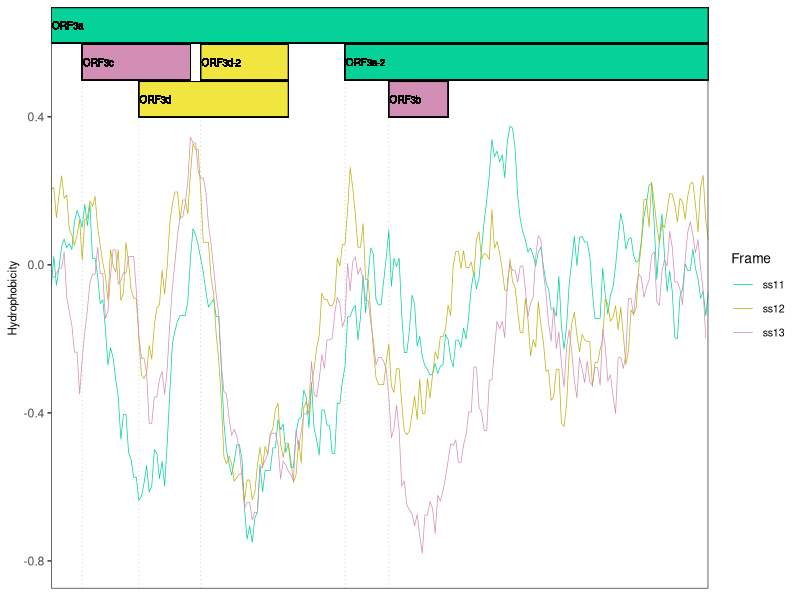
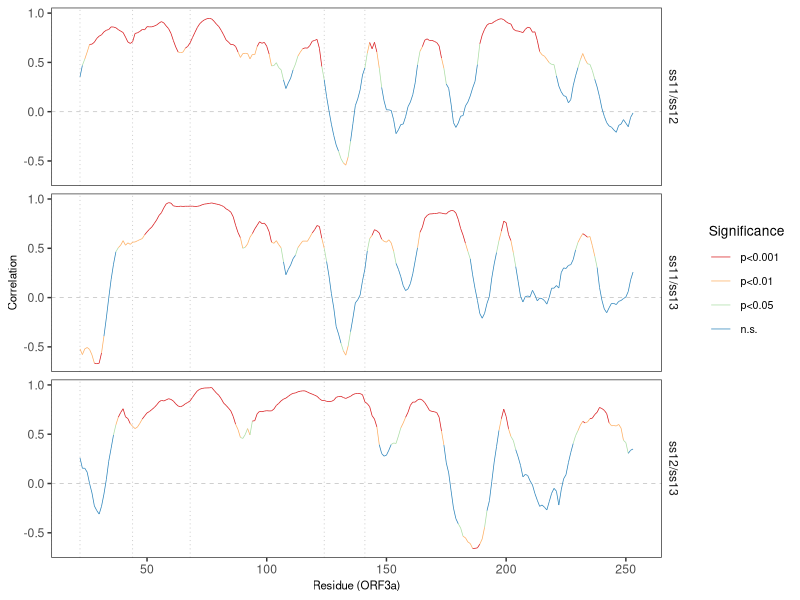
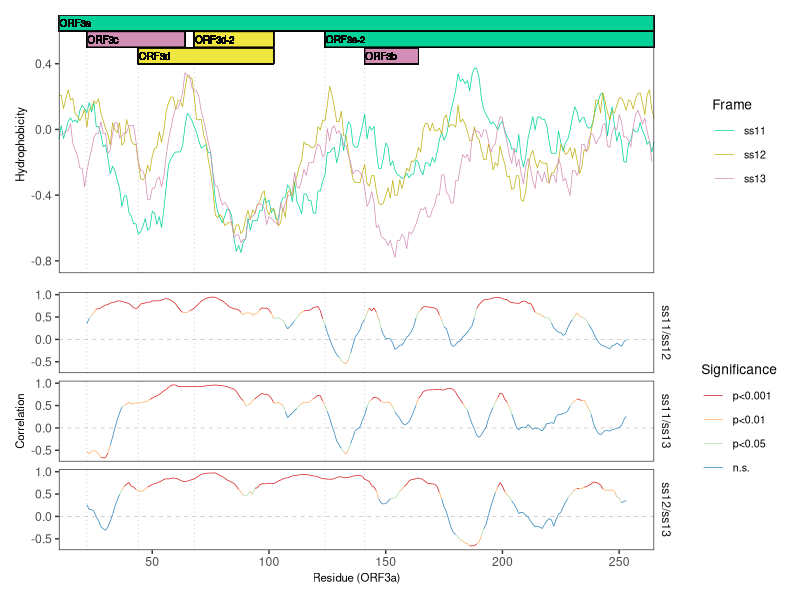
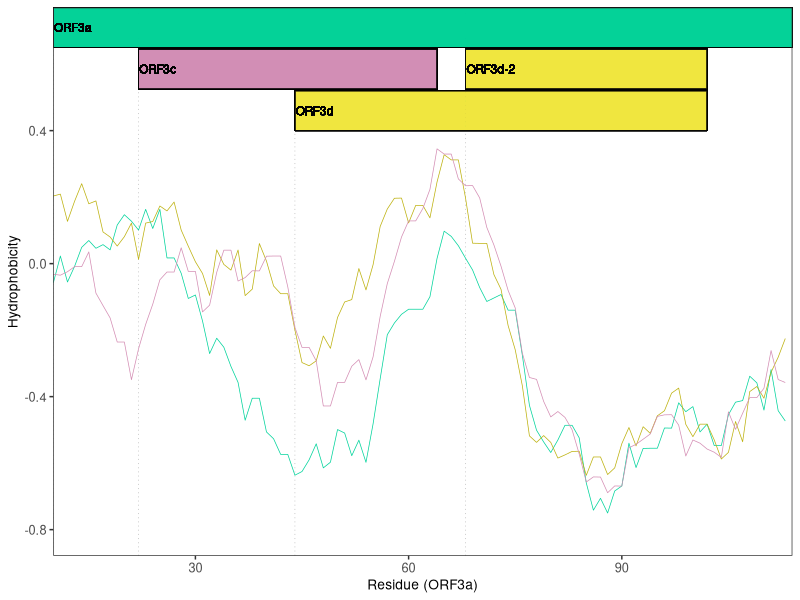

Recreate these plots in R, in order. (Note: this script raises an error after producing the figures.)
### SARS-CoV-2 ORF3a hydrophobicity

library(patchwork)
library(RColorBrewer)
library(scales)
library(tidyverse)


# set working directory
setwd("/Users/cwnelson88/scripts_NGS/SARS-CoV-2-ORF3d/")

# Import, for frames 3a(ss11), 3d(ss12), and 3c(ss13) respectively; trailing columns are meaningless
hydroph_data <- read_csv("data/hydrophobicity_profiles_ORF3a.csv")
names(hydroph_data) <- c('position', 'ss11', 'ss12', 'ss13')
hydroph_data

# Convert to LONG
(hydroph_data_LONG <- hydroph_data %>%
    pivot_longer(cols = c('ss11', 'ss12', 'ss13'), names_to = "frame", values_to = "hydrophobicity"))


# Distribution of x data?
summary(hydroph_data_LONG$position) 
#Min. 1st Qu.  Median    Mean 3rd Qu.    Max. 
#10.00   73.75  137.50  137.50  201.25  265.00 

# Dsibtribution of y data?
summary(hydroph_data_LONG$hydrophobicity)
#Min.  1st Qu.   Median     Mean  3rd Qu.     Max.     NA's 
#-0.77905 -0.34929 -0.13714 -0.16982  0.01571  0.37429        1 

### SLIDING WINDOW FOR INTER-PAIR CORRELATIONS
WIN_SIZE <- 25

# initialize data frame
hydro_corr_results <- data.frame(frame_1 = character(), frame_2 = character(), position = integer(), r = numeric(), p = numeric())

# loop
for(this_frame_1 in unique(hydroph_data_LONG$frame)) {
  #this_frame_1 <- "ss12"
  
  for(this_frame_2 in unique(hydroph_data_LONG$frame)) {
    #this_frame_2 <- "ss13"
    
    if(this_frame_1 != this_frame_2) {
      
      frame_1_data <- filter(hydroph_data_LONG, frame == this_frame_1)
      frame_1_data <- arrange(frame_1_data, position)
      frame_2_data <- filter(hydroph_data_LONG, frame == this_frame_2)
      frame_2_data <- arrange(frame_2_data, position)
      
      if(all(frame_1_data$position == frame_2_data$position)) {
        
        for(i in sort(unique(frame_1_data$position))) {
          #i <- 10
          #cat(i, " ")
          
          max_i <- i + WIN_SIZE - 1
          
          if(max_i <= max(unique(frame_1_data$position))) {
            
            # Extract window; analyze
            frame_1_values <- frame_1_data[frame_1_data$position >= i & frame_1_data$position <= (i + WIN_SIZE - 1), ]$hydrophobicity
            frame_2_values <- frame_2_data[frame_2_data$position >= i & frame_2_data$position <= (i + WIN_SIZE - 1), ]$hydrophobicity
            
            # Determine correlation
            corr_result <- cor.test(frame_1_values, frame_2_values, method = "spearman")
            corr_result_r <- as.vector(corr_result$estimate)
            corr_result_P <- as.vector(corr_result$p.value)
            
            # temp data frame from addition
            hydro_corr_results_NEW <- data.frame(frame_1 = c(this_frame_1), frame_2 = c(this_frame_2), position = c(i), 
                                                 r = c(corr_result_r), p = c(corr_result_P))
            
            # Add to data frame
            hydro_corr_results <- rbind(hydro_corr_results, hydro_corr_results_NEW)
          }
        }
      }
    }
  }
}


# SAVE
#write_tsv(hydro_corr_results, "data/hydrophobicity_profiles_ORF3a_corr.tsv")

############################################################################################################
# Reload
hydro_corr_results <- read_tsv("data/hydrophobicity_profiles_ORF3a_corr.tsv")

# add center
hydro_corr_results$window_center <- ((hydro_corr_results$position) + (hydro_corr_results$position + WIN_SIZE - 1)) / 2

# add comparison
hydro_corr_results$comparison <- paste0(hydro_corr_results$frame_1, '/', hydro_corr_results$frame_2)

# add significance level
hydro_corr_results$significance <- "n.s."
hydro_corr_results[hydro_corr_results$p < 0.05, ]$significance <- "*"
hydro_corr_results[hydro_corr_results$p < 0.01, ]$significance <- "**"
hydro_corr_results[hydro_corr_results$p < 0.001, ]$significance <- "***"
hydro_corr_results$significance <- factor(hydro_corr_results$significance, levels = c('***', '**', '*', "n.s."),
                                          labels = c("p<0.001", "p<0.01", "p<0.05", "n.s."))

############################################################################################################
### PLOT for HYDROPHOBICITY of the ORF3a/ORF3c/ORF3d OLG region frames ###
(hydroph_data_LONG_PLOT <- ggplot(data = filter(hydroph_data_LONG, ! is.na(hydrophobicity)),
                                  mapping = aes(x = position, y = hydrophobicity, color = frame)) +
   
   # ORF3b
   geom_vline(xintercept = 141, linetype = "dotted", color = "grey", size = 0.25) +
   geom_rect(mapping = aes(xmin = 141, xmax = 164, ymin = 0.4, ymax = 0.495), color = 'black', size = rel(0.25), fill = "#D48EB4", alpha = 0.1, inherit.aes = FALSE) + 
   geom_text(mapping = aes(x = 141, y = (0.4 + 0.495) / 2), color = 'black', hjust = -0.02, vjust = 0.5, size = rel(2.5), label = "ORF3b") + # fontface = 'italic', 
   
   # ORF3a-2
   geom_vline(xintercept = 124, linetype = "dotted", color = "grey", size = 0.25) +
   geom_rect(mapping = aes(xmin = 124, xmax = Inf, ymin = 0.5, ymax = 0.595), color = 'black', size = rel(0.25), fill = "#00D39B", alpha = 0.1, inherit.aes = FALSE) + 
   geom_text(mapping = aes(x = 124, y = (0.5 + 0.595) / 2), color = 'black', hjust = -0.02, vjust = 0.5, size = rel(2.5), label = "ORF3a-2") + 
   
   # ORF3d-2
   geom_vline(xintercept = 68, linetype = "dotted", color = "grey", size = 0.25) +
   geom_rect(mapping = aes(xmin = 68, xmax = 102, ymin = 0.5, ymax = 0.595), color = 'black', size = rel(0.25), fill = "#F0E442", alpha = 0.1, inherit.aes = FALSE) + 
   geom_text(mapping = aes(x = 68, y = (0.5 + 0.595) / 2), color = 'black', hjust = -0.02, vjust = 0.5, size = rel(2.5), label = "ORF3d-2") + 
   
   # ORF3d
   geom_vline(xintercept = 44, linetype = "dotted", color = "grey", size = 0.25) +
   geom_rect(mapping = aes(xmin = 44, xmax = 102, ymin = 0.4, ymax = 0.495), color = 'black', size = rel(0.25), fill = "#F0E442", alpha = 0.1, inherit.aes = FALSE) + 
   geom_text(mapping = aes(x = 44, y = (0.4 + 0.495) / 2), color = 'black', hjust = -0.02, vjust = 0.5, size = rel(2.5), label = "ORF3d") + 
   
   # ORF3c
   geom_vline(xintercept = 22, linetype = "dotted", color = "grey", size = 0.25) +
   geom_rect(mapping = aes(xmin = 22, xmax = 64, ymin = 0.5, ymax = 0.595), color = 'black', size = rel(0.25), fill = "#D48EB4", alpha = 0.1, inherit.aes = FALSE) + 
   geom_text(mapping = aes(x = 22, y = (0.5 + 0.595) / 2), color = 'black', hjust = -0.02, vjust = 0.5, size = rel(2.5), label = "ORF3c") + 
   
   # ORF3a
   geom_vline(xintercept = -Inf, linetype = "dotted", color = "grey", size = 0.25) +
   geom_rect(mapping = aes(xmin = -Inf, xmax = Inf, ymin = 0.6, ymax = 0.695), color = 'black', size = rel(0.25), fill = "#00D39B", alpha = 0.1, inherit.aes = FALSE) + 
   geom_text(mapping = aes(x = -Inf, y = (0.6 + 0.695) / 2), color = 'black', hjust = -0.02, vjust = 0.5, size = rel(2.5), label = "ORF3a") + 
   
   # DATA
   geom_line(size = rel(0.25)) +
   
   xlab("Residue (ORF3a)") +
   ylab("Hydrophobicity") +
   theme_bw() +
   theme(panel.grid = element_blank(),
         axis.title = element_text(size = rel(0.75)),
         legend.title = element_text(size = rel(0.9)),
         legend.text = element_text(size = rel(0.7)),
         strip.background = element_blank(),
         axis.ticks.y.right = element_blank(),
         axis.text.y.right = element_blank(),
         axis.text.x = element_blank(),
         axis.ticks.x = element_blank(),
         axis.title.x = element_blank()
   ) +
   scale_color_manual(values = c("#00D39B", "#BDB10F", "#D48EB4"), name = "Frame") + 
   scale_fill_manual(values = c("#00D39B", "#BDB10F", "#D48EB4"), name = "Frame") +
   scale_x_continuous(limits = c(min(hydroph_data_LONG$position), max(hydroph_data_LONG$position)), expand = expand_scale(mult = c(0, 0))) +
   scale_y_continuous(limits = c(-0.8, 0.695), breaks = c(-0.8, -0.4, 0, 0.4), expand = expand_scale(mult = c(0.05, 0)))) 


############################################################################################################
### PLOT for CORRELATION

(hydroph_corr_results_PLOT <- ggplot(data = filter(hydro_corr_results, comparison %in% c('ss11/ss12', 'ss11/ss13', 'ss12/ss13')),
                                     mapping = aes(x = window_center, y = r, color = significance, group = 1)) +
   
   # ORF3b
   geom_vline(xintercept = 141, linetype = "dotted", color = "grey", size = 0.25) +
   # ORF3a-2
   geom_vline(xintercept = 124, linetype = "dotted", color = "grey", size = 0.25) +
   # ORF3d-2
   geom_vline(xintercept = 68, linetype = "dotted", color = "grey", size = 0.25) +
   # ORF3d
   geom_vline(xintercept = 44, linetype = "dotted", color = "grey", size = 0.25) +
   # ORF3c
   geom_vline(xintercept = 22, linetype = "dotted", color = "grey", size = 0.25) +
   # ORF3a
   geom_vline(xintercept = -Inf, linetype = "dotted", color = "grey", size = 0.25) +
   # r=0 mark
   geom_hline(yintercept = 0, linetype = "dashed", color = "grey", size = 0.25) +
   
   # DATA
   geom_line(size = rel(0.25)) +
   
   facet_grid(comparison ~ .) +
   xlab("Residue (ORF3a)") +
   ylab("Correlation") +
   theme_bw() +
   theme(panel.grid = element_blank(),
         axis.title = element_text(size = rel(0.75)),
         legend.title = element_text(size = rel(0.9)),
         legend.text = element_text(size = rel(0.7)),
         strip.background = element_blank(),
         axis.ticks.y.right = element_blank(),
         axis.text.y.right = element_blank()
   ) +
   scale_color_manual(values = brewer.pal(4, "Spectral"), name = "Significance") + 
   scale_x_continuous(limits = c(min(hydroph_data_LONG$position), max(hydroph_data_LONG$position)), expand = expand_scale(mult = c(0, 0))) +
   scale_y_continuous(expand = expand_scale(mult = c(0.05, 0.05))))


# Plot both with patchwork
hydroph_data_LONG_PLOT / hydroph_corr_results_PLOT




############################################################################################################
### PLOT for Fig 3C: hydrophobicity zoomed in on the ORF3c/3d region
max_position <- 102+12 # end of ORF3d is 102

(hydroph_data_LONG_ORF3dRegion_PLOT <- ggplot(data = filter(hydroph_data_LONG, ! is.na(hydrophobicity), position < max_position),
                                              mapping = aes(x = position, y = hydrophobicity, color = frame)) +
    
    # ORF3d-2
    geom_vline(xintercept = 68, linetype = "dotted", color = "grey", size = 0.25) +
    geom_rect(mapping = aes(xmin = 68, xmax = 102, ymin = 0.525, ymax = 0.645), color = 'black', size = rel(0.25), fill = "#F0E442", alpha = 0.1, inherit.aes = FALSE) + 
    geom_text(mapping = aes(x = 68, y = (0.525 + 0.645) / 2), color = 'black', hjust = -0.02, vjust = 0.5, size = rel(3), label = "ORF3d-2") + 
    
    # ORF3d
    geom_vline(xintercept = 44, linetype = "dotted", color = "grey", size = 0.25) +
    geom_rect(mapping = aes(xmin = 44, xmax = 102, ymin = 0.4, ymax = 0.52), color = 'black', size = rel(0.25), fill = "#F0E442", alpha = 0.1, inherit.aes = FALSE) + 
    geom_text(mapping = aes(x = 44, y = (0.4 + 0.52) / 2), color = 'black', hjust = -0.02, vjust = 0.5, size = rel(3), label = "ORF3d") + 
    
    # ORF3c
    geom_vline(xintercept = 22, linetype = "dotted", color = "grey", size = 0.25) +
    geom_rect(mapping = aes(xmin = 22, xmax = 64, ymin = 0.525, ymax = 0.645), color = 'black', size = rel(0.25), fill = "#D48EB4", alpha = 0.1, inherit.aes = FALSE) + 
    geom_text(mapping = aes(x = 22, y = (0.525 + 0.645) / 2), color = 'black', hjust = -0.02, vjust = 0.5, size = rel(3), label = "ORF3c") + 
    
    # ORF3a
    geom_vline(xintercept = -Inf, linetype = "dotted", color = "grey", size = 0.25) +
    geom_rect(mapping = aes(xmin = -Inf, xmax = Inf, ymin = 0.65, ymax = 0.77), color = 'black', size = rel(0.25), fill = "#00D39B", alpha = 0.1, inherit.aes = FALSE) + 
    geom_text(mapping = aes(x = -Inf, y = (0.65 + 0.77) / 2), color = 'black', hjust = -0.02, vjust = 0.5, size = rel(3), label = "ORF3a") + 
    
    # DATA
    geom_line(size = rel(0.25)) +
    
    xlab("Residue (ORF3a)") +
    ylab("Hydrophobicity") +
    theme_bw() +
    theme(panel.grid = element_blank(),
          legend.position = 'none',
          axis.text.x = element_text(size = rel(1.05)), 
          axis.text.y = element_text(size = rel(1.05)),
          axis.title.x = element_text(size = rel(0.9)),
          axis.title.y = element_text(size = rel(0.9)),
          strip.background = element_blank() 
    ) +
    scale_color_manual(values = c("#00D39B", "#BDB10F", "#D48EB4"), name = "Frame") +
    scale_fill_manual(values = c("#00D39B", "#BDB10F", "#D48EB4"), name = "Frame") +
    scale_x_continuous(limits = c(min(hydroph_data_LONG$position), max_position), expand = expand_scale(mult = c(0, 0))) + # <-- CHANGE
    scale_y_continuous(limits = c(-0.8, 0.77), breaks = c(-0.8, -0.4, 0, 0.4), expand = expand_scale(mult = c(0.05, 0)))) 



################################################################################
### FINALLY, calculate correlation in the ORF3c, ORF3c/ORF3d, ORF3d, ORF3b, and remainder

### ORF3c: ORF3a codons 22-63, so 22-43 (43-22+1=22 codons)
# ss11/ss12
ORF3c_ss11_ss12_cor <- cor.test(filter(hydroph_data_LONG, frame == "ss11", position %in% 22:43)$hydrophobicity, 
                                filter(hydroph_data_LONG, frame == "ss12", position %in% 22:43)$hydrophobicity, 
                                method = "spearman")
#S = 425.1, p-value = 4.069e-05
#alternative hypothesis: true rho is not equal to 0
#sample estimates:
#  rho 
#0.7599663 


# ss11/ss13
ORF3c_ss11_ss13_cor <- cor.test(filter(hydroph_data_LONG, frame == "ss11", position %in% 22:43)$hydrophobicity, 
                                filter(hydroph_data_LONG, frame == "ss13", position %in% 22:43)$hydrophobicity, 
                                method = "spearman")
#S = 2488.1, p-value = 0.06157
#alternative hypothesis: true rho is not equal to 0
#sample estimates:
#  rho 
#-0.4049236 


# ss12/ss13
ORF3c_ss12_ss13_cor <- cor.test(filter(hydroph_data_LONG, frame == "ss12", position %in% 22:43)$hydrophobicity, 
                                filter(hydroph_data_LONG, frame == "ss13", position %in% 22:43)$hydrophobicity, 
                                method = "spearman")
#S = 1936.7, p-value = 0.6787
#alternative hypothesis: true rho is not equal to 0
#sample estimates:
#  rho 
#-0.09358217 


### ORF3c/ORF3d: ORF3a codons 44-102, so 44-63 (63-44+1=20 codons)
# ss11/ss12
ORF3cORF3d_ss11_ss12_cor <- cor.test(filter(hydroph_data_LONG, frame == "ss11", position %in% 44:63)$hydrophobicity, 
                                     filter(hydroph_data_LONG, frame == "ss12", position %in% 44:63)$hydrophobicity, 
                                     method = "spearman")
#S = 221.92, p-value = 5.108e-06
#alternative hypothesis: true rho is not equal to 0
#sample estimates:
#  rho 
#0.8331455 


# ss11/ss13
ORF3cORF3d_ss11_ss13_cor <- cor.test(filter(hydroph_data_LONG, frame == "ss11", position %in% 44:63)$hydrophobicity, 
                                     filter(hydroph_data_LONG, frame == "ss13", position %in% 44:63)$hydrophobicity, 
                                     method = "spearman")
#S = 342.03, p-value = 0.0001755
#alternative hypothesis: true rho is not equal to 0
#sample estimates:
#  rho 
#0.7428356 


# ss12/ss13
ORF3cORF3d_ss12_ss13_cor <- cor.test(filter(hydroph_data_LONG, frame == "ss12", position %in% 44:63)$hydrophobicity, 
                                     filter(hydroph_data_LONG, frame == "ss13", position %in% 44:63)$hydrophobicity, 
                                     method = "spearman")
#S = 393.74, p-value = 0.0005322
#alternative hypothesis: true rho is not equal to 0
#sample estimates:
#  rho 
#0.7039553 


### ORF3d: ORF3a codons 44-102, so 64-102 (102-64+1=39)
# ss11/ss12
ORF3d_ss11_ss12_cor <- cor.test(filter(hydroph_data_LONG, frame == "ss11", position %in% 64:102)$hydrophobicity, 
                                filter(hydroph_data_LONG, frame == "ss12", position %in% 64:102)$hydrophobicity, 
                                method = "spearman")
#S = 1276.5, p-value = 5.787e-13
#alternative hypothesis: true rho is not equal to 0
#sample estimates:
#  rho 
#0.8707979 


# ss11/ss13
ORF3d_ss11_ss13_cor <- cor.test(filter(hydroph_data_LONG, frame == "ss11", position %in% 64:102)$hydrophobicity, 
                                filter(hydroph_data_LONG, frame == "ss13", position %in% 64:102)$hydrophobicity, 
                                method = "spearman")
#S = 1349.3, p-value = 1.512e-12
#alternative hypothesis: true rho is not equal to 0
#sample estimates:
#  rho 
#0.8634339 

# ss12/ss13
ORF3d_ss12_ss13_cor <- cor.test(filter(hydroph_data_LONG, frame == "ss12", position %in% 64:102)$hydrophobicity, 
                                filter(hydroph_data_LONG, frame == "ss13", position %in% 64:102)$hydrophobicity, 
                                method = "spearman")
#S = 1657, p-value = 5.125e-11
#alternative hypothesis: true rho is not equal to 0
#sample estimates:
#  rho 
#0.8322871 


### ORF3b: ORF3a codons 141-164 (164-141+1=24)
# ss11/ss12
ORF3b_ss11_ss12_cor <- cor.test(filter(hydroph_data_LONG, frame == "ss11", position %in% 141-164)$hydrophobicity, 
                                filter(hydroph_data_LONG, frame == "ss12", position %in% 141-164)$hydrophobicity, 
                                method = "spearman")
#S = 1400800, p-value < 2.2e-16
#alternative hypothesis: true rho is not equal to 0
#sample estimates:
#  rho 
#0.4990255 


# ss11/ss13
ORF3b_ss11_ss13_cor <- cor.test(filter(hydroph_data_LONG, frame == "ss11", position %in% 141-164)$hydrophobicity, 
                                filter(hydroph_data_LONG, frame == "ss13", position %in% 141-164)$hydrophobicity, 
                                method = "spearman")
#S = 1527700, p-value = 6.099e-14
#alternative hypothesis: true rho is not equal to 0
#sample estimates:
#  rho 
#0.4471898 


# ss12/ss13
ORF3b_ss12_ss13_cor <- cor.test(filter(hydroph_data_LONG, frame == "ss12", position %in% 141-164)$hydrophobicity, 
                                filter(hydroph_data_LONG, frame == "ss13", position %in% 141-164)$hydrophobicity, 
                                method = "spearman")
#S = 738080, p-value < 2.2e-16
#alternative hypothesis: true rho is not equal to 0
#sample estimates:
#  rho 
#0.732922 


### ORF3a remainder: 276-((102-22+1)+(164-141+1))=171 codons
# ss11/ss12
ORF3a_ss11_ss12_cor <- cor.test(filter(hydroph_data_LONG, frame == "ss11", ! position %in% c(22:102, 141:164))$hydrophobicity, 
                                filter(hydroph_data_LONG, frame == "ss12", ! position %in% c(22:102, 141:164))$hydrophobicity, 
                                method = "spearman")
#S = 419910, p-value = 0.0008703
#alternative hypothesis: true rho is not equal to 0
#sample estimates:
#  rho 
#0.2681899 


# ss11/ss13
ORF3a_ss11_ss13_cor <- cor.test(filter(hydroph_data_LONG, frame == "ss11", ! position %in% c(22:102, 141:164))$hydrophobicity, 
                                filter(hydroph_data_LONG, frame == "ss13", ! position %in% c(22:102, 141:164))$hydrophobicity, 
                                method = "spearman")
#S = 370980, p-value = 2.019e-05
#alternative hypothesis: true rho is not equal to 0
#sample estimates:
#  rho 
#0.3404448 


# ss12/ss13
ORF3a_ss12_ss13_cor <- cor.test(filter(hydroph_data_LONG, frame == "ss12", ! position %in% c(22:102, 141:164))$hydrophobicity, 
                                filter(hydroph_data_LONG, frame == "ss13", ! position %in% c(22:102, 141:164))$hydrophobicity, 
                                method = "spearman")
#S = 259330, p-value = 1.121e-12
#alternative hypothesis: true rho is not equal to 0
#sample estimates:
#  rho 
#0.5389483 


### ORF3a subregion correlation results data frame


# temp data frame from addition
(ORF3a_subregion_hydro_cor <- rbind(
  data.frame(gene = "ORF3c", frame_1 = "ss11", frame_2 = "ss12", r = as.vector(ORF3c_ss11_ss12_cor$estimate), p = as.vector(ORF3c_ss11_ss12_cor$p.value)),
  data.frame(gene = "ORF3c", frame_1 = "ss11", frame_2 = "ss13", r = as.vector(ORF3c_ss11_ss13_cor$estimate), p = as.vector(ORF3c_ss11_ss13_cor$p.value)),
  data.frame(gene = "ORF3c", frame_1 = "ss12", frame_2 = "ss13", r = as.vector(ORF3c_ss12_ss13_cor$estimate), p = as.vector(ORF3c_ss12_ss13_cor$p.value)),
  
  data.frame(gene = "ORF3cORF3d", frame_1 = "ss11", frame_2 = "ss12", r = as.vector(ORF3cORF3d_ss11_ss12_cor$estimate), p = as.vector(ORF3cORF3d_ss11_ss12_cor$p.value)),
  data.frame(gene = "ORF3cORF3d", frame_1 = "ss11", frame_2 = "ss13", r = as.vector(ORF3cORF3d_ss11_ss13_cor$estimate), p = as.vector(ORF3cORF3d_ss11_ss13_cor$p.value)),
  data.frame(gene = "ORF3cORF3d", frame_1 = "ss12", frame_2 = "ss13", r = as.vector(ORF3cORF3d_ss12_ss13_cor$estimate), p = as.vector(ORF3cORF3d_ss12_ss13_cor$p.value)),
  
  data.frame(gene = "ORF3d", frame_1 = "ss11", frame_2 = "ss12", r = as.vector(ORF3d_ss11_ss12_cor$estimate), p = as.vector(ORF3d_ss11_ss12_cor$p.value)),
  data.frame(gene = "ORF3d", frame_1 = "ss11", frame_2 = "ss13", r = as.vector(ORF3d_ss11_ss13_cor$estimate), p = as.vector(ORF3d_ss11_ss13_cor$p.value)),
  data.frame(gene = "ORF3d", frame_1 = "ss12", frame_2 = "ss13", r = as.vector(ORF3d_ss12_ss13_cor$estimate), p = as.vector(ORF3d_ss12_ss13_cor$p.value)),
  
  data.frame(gene = "ORF3b", frame_1 = "ss11", frame_2 = "ss12", r = as.vector(ORF3b_ss11_ss12_cor$estimate), p = as.vector(ORF3b_ss11_ss12_cor$p.value)),
  data.frame(gene = "ORF3b", frame_1 = "ss11", frame_2 = "ss13", r = as.vector(ORF3b_ss11_ss13_cor$estimate), p = as.vector(ORF3b_ss11_ss13_cor$p.value)),
  data.frame(gene = "ORF3b", frame_1 = "ss12", frame_2 = "ss13", r = as.vector(ORF3b_ss12_ss13_cor$estimate), p = as.vector(ORF3b_ss12_ss13_cor$p.value)),
  
  data.frame(gene = "ORF3a", frame_1 = "ss11", frame_2 = "ss12", r = as.vector(ORF3a_ss11_ss12_cor$estimate), p = as.vector(ORF3a_ss11_ss12_cor$p.value)),
  data.frame(gene = "ORF3a", frame_1 = "ss11", frame_2 = "ss13", r = as.vector(ORF3a_ss11_ss13_cor$estimate), p = as.vector(ORF3a_ss11_ss13_cor$p.value)),
  data.frame(gene = "ORF3a", frame_1 = "ss12", frame_2 = "ss13", r = as.vector(ORF3a_ss12_ss13_cor$estimate), p = as.vector(ORF3a_ss12_ss13_cor$p.value))
))

ORF3a_subregion_hydro_cor$frame_comparison <- paste0(ORF3a_subregion_hydro_cor$frame_1, "/", ORF3a_subregion_hydro_cor$frame_2)

# FACTOR gene regions
ORF3a_subregion_hydro_cor$gene <- factor(ORF3a_subregion_hydro_cor$gene, levels = c("ORF3a", "ORF3c", "ORF3cORF3d", "ORF3d", "ORF3b"))


### PLOT CORRELATIONS
(ORF3a_subregion_hydro_cor_PLOT <- ggplot(data = ORF3a_subregion_hydro_cor, mapping = aes(x = frame_comparison, y = r, fill = frame_comparison)) + 
    xlab("Frame comparison") + # xlab("") + # 
    ylab("Correlation (Spearman's rank)") + # ylab("") + 
    geom_bar(stat = "identity") +
    facet_wrap(. ~ gene, nrow = 1) + 
    
    theme_bw() +
    theme(panel.grid = element_blank(),
          axis.title = element_text(size = rel(0.7)),
          axis.text.x = element_blank(),
          axis.ticks.x = element_blank(),
          legend.title = element_text(size = rel(0.7)),
          legend.text = element_text(size = rel(0.7)),
          strip.background = element_blank(),
          strip.text = element_text(size = rel(0.7))
    ) +
    scale_y_continuous(expand = expand_scale(mult = c(0.05, 0.1))) +
    scale_fill_manual(values = c("#BDB10F", "#D48EB4", "gray"), name = "Frame comparison") # "#00D39B"
)


